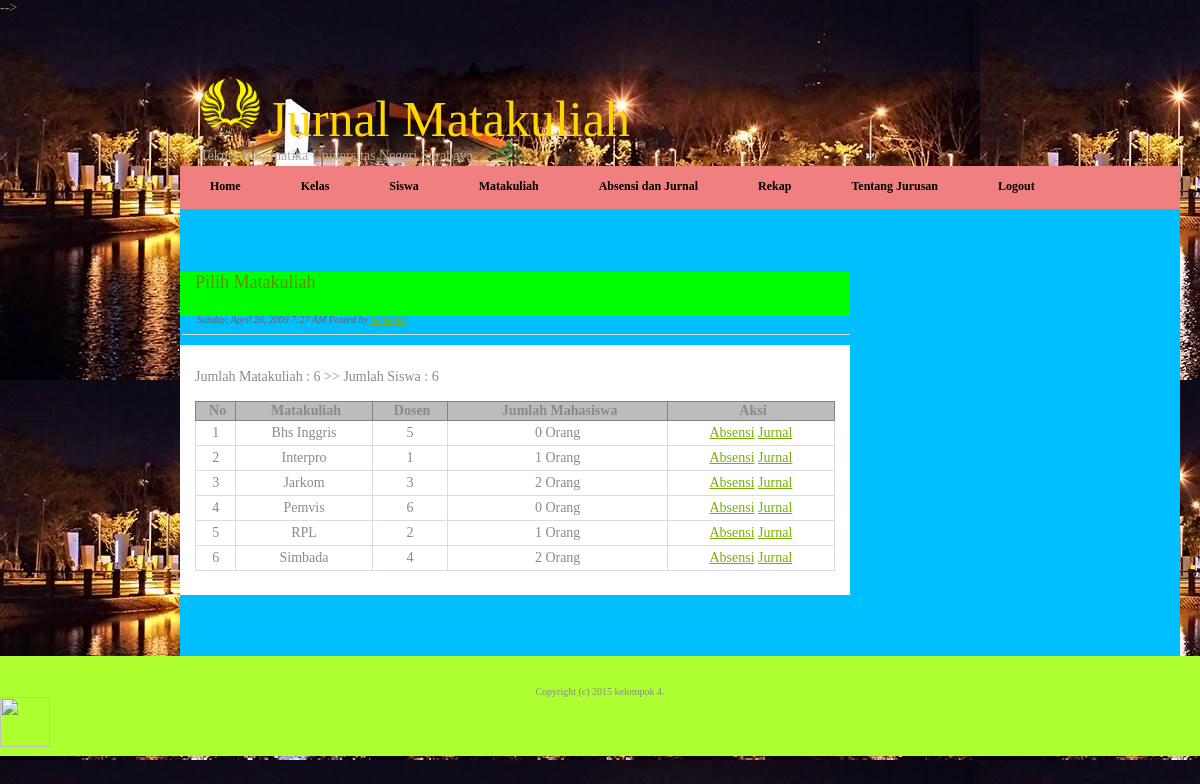
The page /admin.php?page=jurnal&kd_kelas=1 (signed in) on the database its author committed.
### tables this page shows
CREATE TABLE `matakuliah` (
  `kd_mk` int(11) NOT NULL auto_increment,
  `nm_mk` varchar(20) NOT NULL,
  `kd_kelas` int(11) NOT NULL,
  `kd_dosen` int(11) NOT NULL,
  PRIMARY KEY  (`kd_mk`),
  KEY `kd_kelas` (`kd_kelas`),
  KEY `kd_dosen` (`kd_dosen`)
);

### jurnal.php (the view, shortened to what this page needs)
<div class="post">
	<h2 class="title"><a href="#">Pilih Matakuliah</a></h2>
									<p class="meta"><em>Sunday, April 26, 2009 7:27 AM Posted by <a href="#">Someone</a></em></p>
	<div class="entry">
		<p>
		<table class="datatable">
		<tr>
			<th>No</th><th>Matakuliah</th><th>Dosen</th><th>Jumlah Mahasiswa</th><th>Aksi</th>
		</tr>
		<?php
		include "conn.php";
		$kd_kelas=$_GET['kd_kelas'];
		$matakuliah=mysql_query("select * from matakuliah where kd_kelas='$kd_kelas' order by nm_mk asc ",$koneksi);
		echo "<br><br>";
		while($row=mysql_fetch_array($matakuliah)){
			$siswa=mysql_query("select * from siswa where kd_mk='$row[kd_mk]'",$koneksi);
			$jumlah=mysql_num_rows($siswa);
			?>
			<tr>
				<td align="center"><?php echo $c=$c+1; ?></td>
				<td align="center"><?php echo $row['nm_mk']; ?></td>
				<td align="center"><?php echo $row['kd_dosen']; ?></td>
				<td align="center"><?php echo $jumlah;?> Orang</td>
				<td align="center"><a href="?page=input_absensi&kd_mk=<?php echo $row['kd_mk'];?>">Absensi</a>
				<a href="?page=input_jurnal&kd_mk=<?php echo $row['kd_mk'];?>">Jurnal</a>
			</td>
			</tr>
			<?php
		}
		?>
		</table>
		</p>
  </div>
</div>

### style.css (style rules this page uses)
body { margin: 0; padding: 0; background-image:ketintang; font-family: verdana; font-size: 14px; color: #8A8A8A; }
h1, h2, h3 { margin: 0; font-weight: normal; color: #618C04; }
h2 { font-size: 14px; }
p, ul, ol { margin-top: 0; line-height: 240%; text-align: justify; }
a { color: #77B003; }
.post { margin-bottom: 45px; }
.post .title { height: 44px; padding-left: 15px; background: lime; }
.post .title a { text-decoration: none; font-size: 18px; color: #618C04; }
.post .meta { margin-top: -8px; margin-left: 2px; padding: 0px 30px 2px 15px; border-bottom: 1px solid #D4D8CB; font-family: verdana; font-weight: normal; font-size: 10px; color: #66665E; }
.post .entry { margin-bottom: 10px; padding: 10px 15px 10px 15px; background: white; }
.datatable { border: 1px solid #D6DDE6; border-collapse: collapse; width: 100%; }
.datatable td { border: 1px solid #D6DDE6; padding: 4px; }
.datatable th { border: 1px solid #828282; background-color: #BCBCBC; font-weight: bold; text-align: left; padding-left: 4px; padding-right: 0px; text-align:center; }

### rows shown on the page
matakuliah: nm_mk "Bhs Inggris", kd_dosen "5", jumlah "0"
matakuliah: c "2", nm_mk "Interpro", kd_dosen "1", jumlah "1"
matakuliah: c "3", nm_mk "Jarkom", kd_dosen "3", jumlah "2"
matakuliah: c "4", nm_mk "Pemvis", kd_dosen "6", jumlah "0"
matakuliah: c "5", nm_mk "RPL", kd_dosen "2", jumlah "1"
matakuliah: c "6", nm_mk "Simbada", kd_dosen "4", jumlah "2"
